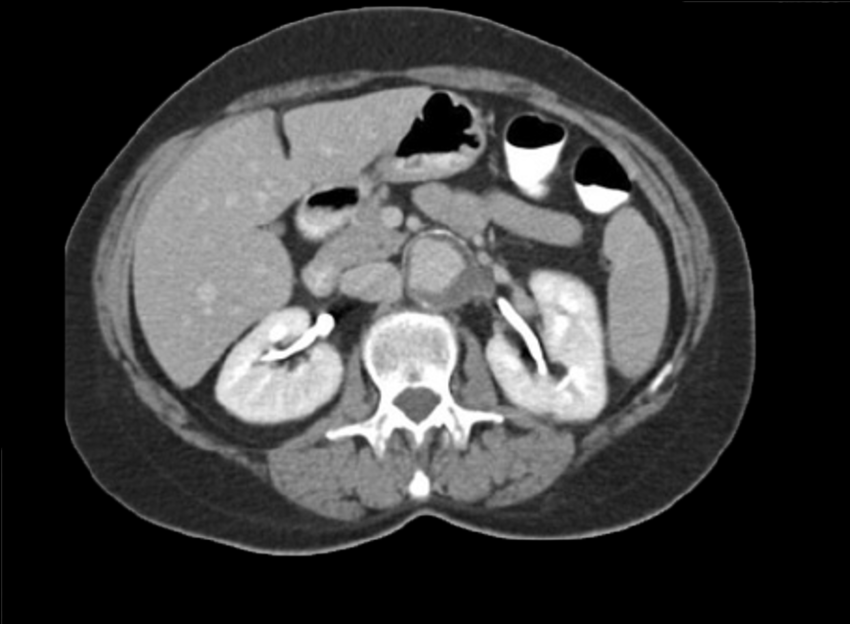
#> input picture CTSCAN01.png, 850 x 624 px
$ jupyter execute Biomedical_Image_Segmentation.ipynb   (shell and % lines are left out)
#> lines starting #> are read from the running program, lines starting #| are printed output that depends on the picture
<a href="https://colab.research.google.com/github/lainerjose/Biomedical_Image_Segmentation/blob/main/Biomedical_Image_Segmentation.ipynb" target="_parent"></a>

# **Biomedical Image Segmentation**

### Author: Jose Lainer

K-Means is an Unsupervised Machine Learning technique and a powerful algorithm for data clustering or even use it for image processing tasks. Specifically, K-Means is a data clustering algorithm that tries to assign every data point in a dataset to exactly one of K possible clusters. The main idea here is that the algorithm tries to build the clusters in such way that two data points from the same cluster are as similar as possible, while two data points from two different clusters are as different as possible.

This code uses K-Means Clustering on biomedical image to perform image segmentation. Besides, Elbow Method is used to determine the optimal value of ***k*** in K-Means.

## **1. Install packages**

[cell 1]
# Load the Drive helper and mount
from google.colab import drive

# Mount the drive folder. This will prompt for authorization.
drive.mount('/content/drive', force_remount=True)

# Opens the project folder.
%cd 'drive/My Drive/Biomedical_Image_Segmentation'

[cell 2]
import cv2 as cv
import numpy as np
import matplotlib.pyplot as plt

from sklearn.cluster import KMeans
from time import time

plt.style.use('ggplot')

## **2. Compute Elbow Method**

[cell 3]
# Import image
RAW = cv.imread('CTSCAN01.png')
#> RAW is the input picture: shape (624, 850, 3); min 0, max 255, mean 62.7
IMAGE = cv.cvtColor(RAW, cv.COLOR_BGR2GRAY)

start_time = time()

# Compute inertia for each number of clusters
SSE = []
for i in range(1,10):
    K_MEANS = KMeans(n_clusters = i, init = 'random')
    K_MEANS.fit(IMAGE)
    SSE.append(K_MEANS.inertia_)
    print(f'Number of Clusters: {i} | SSE: {int(SSE[i-1])}')
#> after the loop, SSE = [1.86e+09, 969190997.7, 732412006.9, 630751855.2, 583877115.7, 526035945.9, 471014310, 440530147.1, 399156748.6]

# Plot Elbow Method
plt.figure(figsize=(12,8))
plt.plot(range(1,10), SSE, marker='o')
plt.xlabel('Number of Clusters')
plt.ylabel('Inertia')

plt.show()
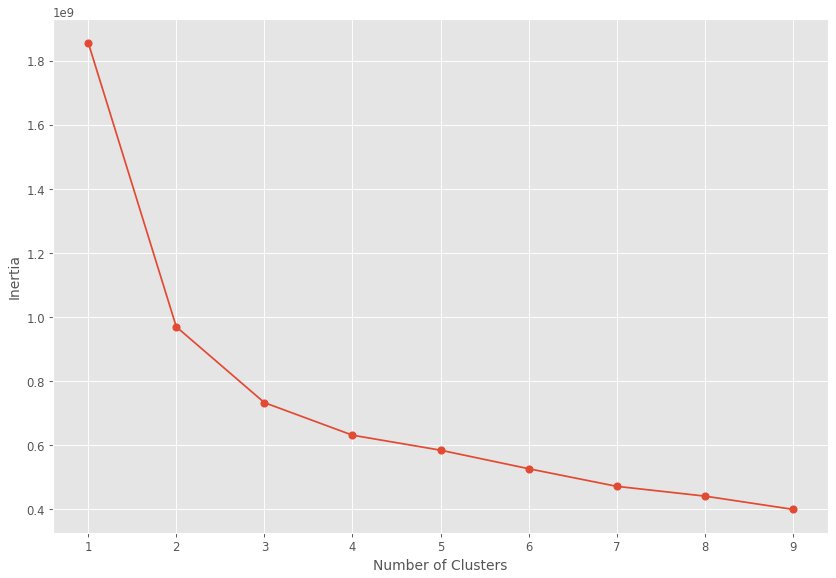
#> figure drawn by matplotlib, 1 panel

print(f'Finished in {(time() - start_time):.1f} seconds')

## **3. Compute K-Means Clustering**

[cell 4]
# Import image
IMG = cv.imread('CTSCAN01.png')
GRAY = cv.cvtColor(IMG, cv.COLOR_BGR2GRAY)
(HEIGHT, WIDTH) = GRAY.shape
#> HEIGHT = 624; WIDTH = 850

# Prepare image for the algorithm
FLAT = GRAY.flatten()
IMAGE = FLAT.reshape(-1,1)

start_time = time()

# Compute K-Means
K_MEANS = KMeans(n_clusters=4, init='k-means++')
labels = K_MEANS.fit_predict(IMAGE)
quant = K_MEANS.cluster_centers_[labels]

# Reshape images
ORIGINAL = IMAGE.reshape(HEIGHT, WIDTH)
CLUSTER = quant.reshape(HEIGHT, WIDTH)
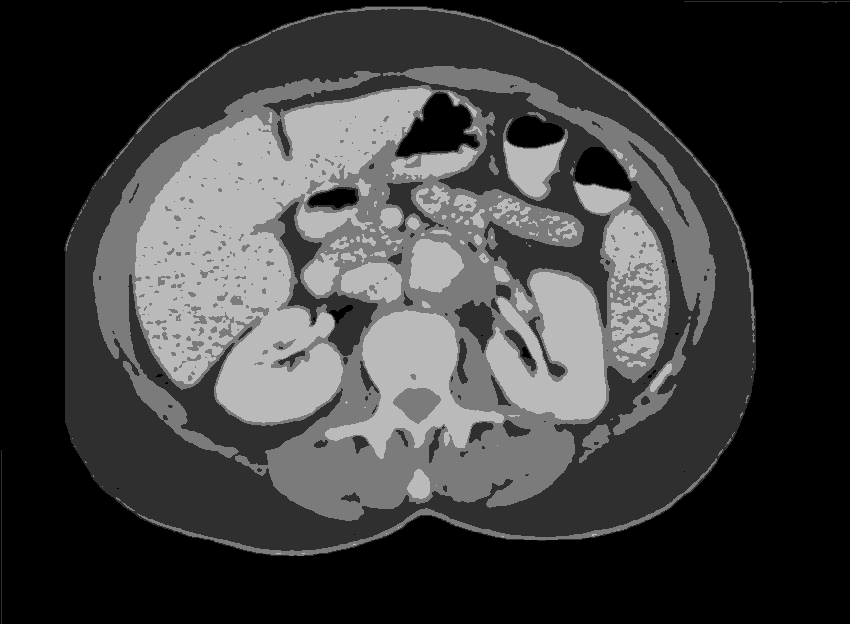
#> CLUSTER: shape (624, 850) float64; min 0.201, max 186.5, mean 62.4

# Plot images
fig, ax = plt.subplots(nrows=1, ncols=2, figsize=(20, 15))
ax[0] = plt.subplot(1, 2, 1)
ax[1] = plt.subplot(1, 2, 2, sharex=ax[0], sharey=ax[0])

ax[0].imshow(ORIGINAL, cmap=plt.cm.gray)
ax[0].set_title('Original')
ax[0].axis('off')

ax[1].imshow(CLUSTER)
ax[1].set_title('K-Means Clustering')
ax[1].axis('off')

plt.show()
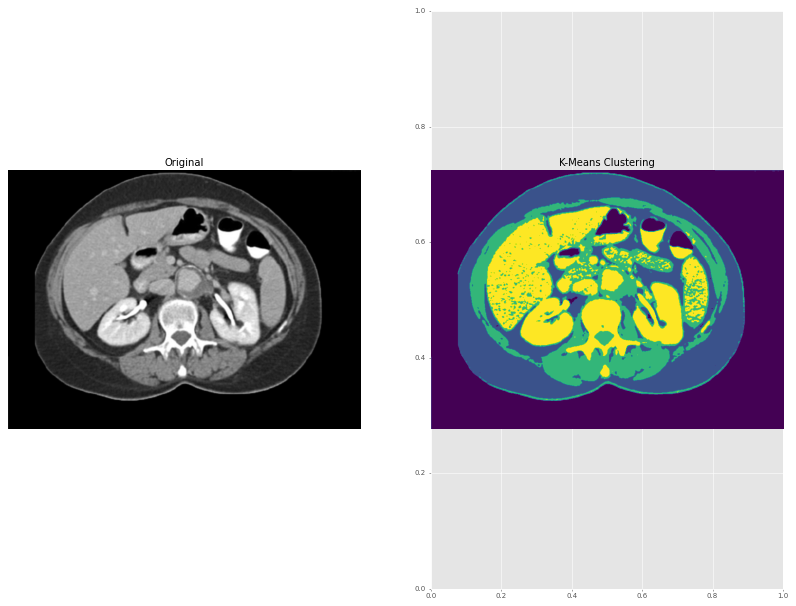
#> figure drawn by matplotlib, 2 panels

print(f'Finished in {(time() - start_time):.1f} seconds')
